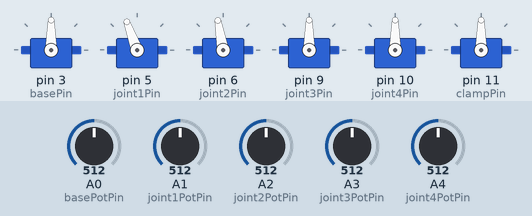
Recording of a sketch running on a simulated Arduino Uno, built with avr-gcc and run on an emulated ATmega328P. Parts: 6 × servo. Inputs (shaded band) come from the test bench; at power-on: A0 (basePotPin) = 512, A1 (joint1PotPin) = 512, A2 (joint2PotPin) = 512, A3 (joint3PotPin) = 512, A4 (joint4PotPin) = 512.

Above: at 1.2 s.
1.3 s: A0 (basePotPin) set to 716
At 2.0 s:
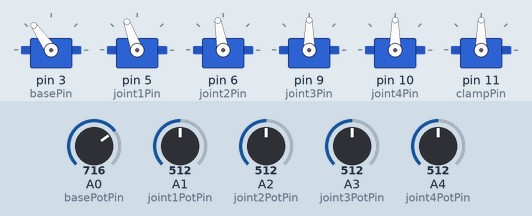
2.8 s: A1 (joint1PotPin) set to 716
At 3.2 s:
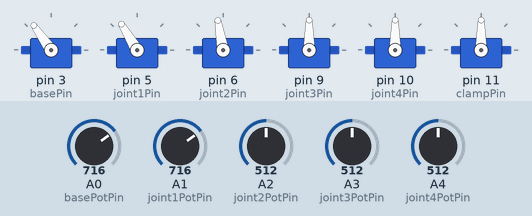
4.3 s: A2 (joint2PotPin) set to 716
At 5.3 s:
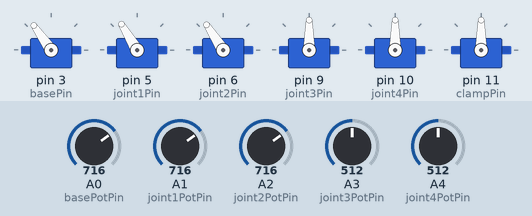
5.8 s: A3 (joint3PotPin) set to 716
At 6.5 s:
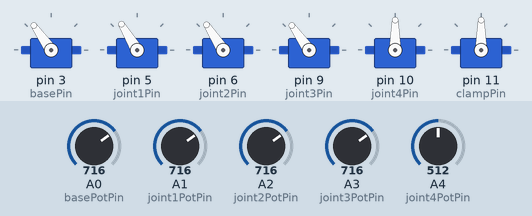
7.3 s: A4 (joint4PotPin) set to 716
At 7.7 s:
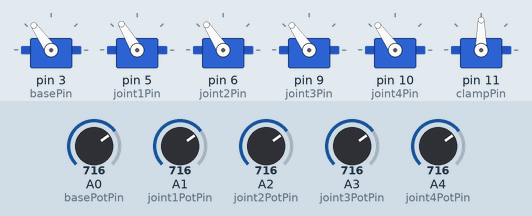
8.8 s: A0 (basePotPin) set to 992
At 10.1 s:
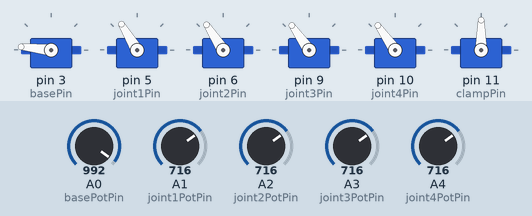
Timing chart, 0 to 11.3 s (numbered marks = the images above; inputs shaded):
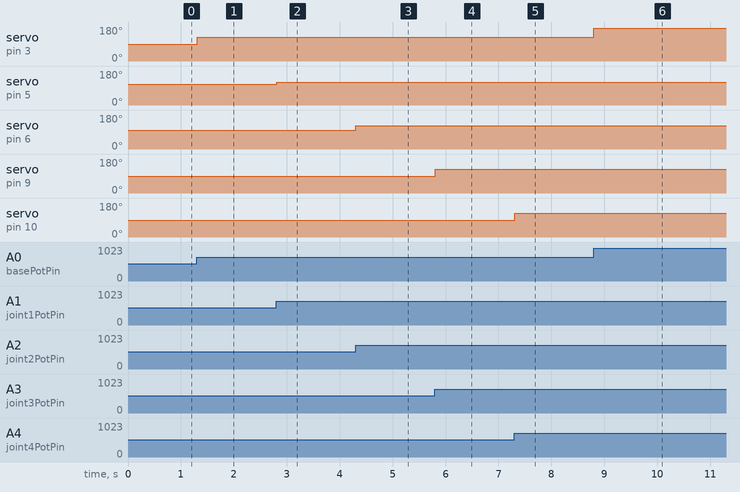

The sketch:

RobotArm.ino
```cpp
#include <Servo.h>

//** servo 1 settings
Servo base;
const int basePotPin =A0;
const int basePin = 3;// Must use PWM enabled pin
int baseValue;
//** servo 1 settings END

//** servo 2 settings
Servo joint1;
const int joint1PotPin =A1;
const int joint1Pin = 5;// Must use PWM enabled pin
int joint1Value;
//** servo 1 settings END

Servo joint2;
const int joint2PotPin =A2;
const int joint2Pin = 6;// Must use PWM enabled pin
int joint2Value;

Servo joint3;
const int joint3PotPin =A3;
const int joint3Pin = 9;// Must use PWM enabled pin
int joint3Value;

Servo joint4;
const int joint4PotPin =A4;
const int joint4Pin = 10;// Must use PWM enabled pin
int joint4Value;

Servo clamp;
const int clampPin = 11;

void Clamp(bool on){
  if(on){
    clamp.write(0);
  }else{
    clamp.write(173);
  }
  delay(5);
}

void Manual(){ //return array pos

   //Robojax.com multiple servo
  baseValue = analogRead(basePotPin);
  baseValue = map(baseValue, 0, 1023, 0, 180);
  base.write(baseValue);

  joint1Value = analogRead(joint1PotPin);
  joint1Value = map(joint1Value, 0, 1023, 80, 140);
  joint1.write(joint1Value);

  joint2Value = analogRead(joint2PotPin);
  joint2Value = map(joint2Value, 0, 1023, 40, 160);
  joint2.write(joint2Value);

  joint3Value = analogRead(joint3PotPin);
  joint3Value = map(joint3Value, 0, 1023, 0, 180);
  joint3.write(joint3Value);

  joint4Value = analogRead(joint4PotPin);
  joint4Value = map(joint4Value, 0, 1023, 0, 180);
  joint4.write(joint4Value);

  delay(5);

}

void setup() {
  //Robojax.com multiple servo
  base.attach(basePin);
  joint1.attach(joint1Pin);
  joint2.attach(joint2Pin);
  joint3.attach(joint3Pin);
  joint4.attach(joint4Pin);
  clamp.attach(clampPin);
}

void loop() {

  Manual();

}// loop end
```

Measured:
- after the input at 1.3 s, servo on pin 3 (basePin): 90° → 125° at once
- after the input at 2.8 s, servo on pin 5 (joint1Pin): 110° → 121° at once
- after the input at 4.3 s, servo on pin 6 (joint2Pin): 100° → 123° at once
- after the input at 5.8 s, servo on pin 9 (joint3Pin): 90° → 125° at once
- after the input at 7.3 s, servo on pin 10 (joint4Pin): 90° → 125° at once
- after the input at 8.8 s, servo on pin 3 (basePin): 125° → 174° at once
